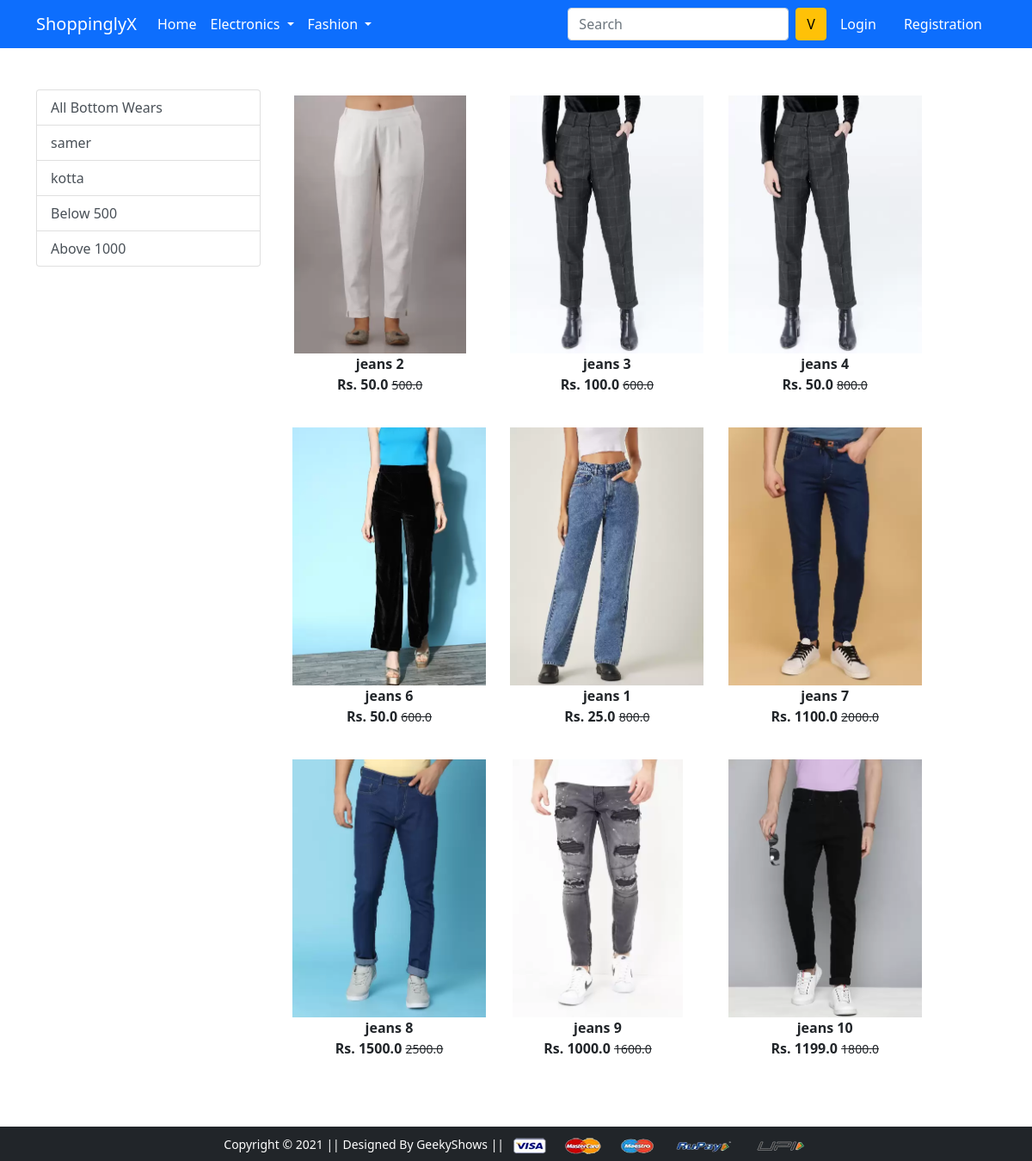
The app's page /bottomwear/ with its own data.
### app/models.py (models this page shows, shortened)
class Product(models.Model):
    title = models.CharField(max_length=100)
    selling_price = models.FloatField()
    discounted_price = models.FloatField()
    description = models.TextField()
    brand = models.CharField(max_length=100)
    category = models.CharField(choices=CATEGORY_CHOICES, max_length=2)
    product_image = models.ImageField(upload_to='product_images')

### app/views.py (the view)
# urls.py: path('bottomwear/', views.bottomwear, name='bottomwear'),
def bottomwear(request, data=None):
    totaliteam = 0
    global bottomwears
    if data is None:
        bottomwears = Product.objects.filter(category='BW')
    elif data == 'kotta' or data == 'samer':
        bottomwears = Product.objects.filter(category='BW').filter(brand=data)
    elif data == 'below':
        bottomwears = Product.objects.filter(category='BW').filter(discounted_price__lt=500)
    elif data == 'above':
        bottomwears = Product.objects.filter(category='BW').filter(discounted_price__gt=1000)
    if request.user.is_authenticated:
        totaliteam = len(Cart.objects.filter(user=request.user))
    return render(request, 'app/bottomwear.html', {'bottomwears': bottomwears,'totaliteam': totaliteam})

### app/templates/app/bottomwear.html (shortened to what this page needs)
{% extends 'app/base.html' %}
{% load static %}
{% block main-content %}
<div class="container my-5">
 <div class="row">
  <div class="col-sm-3">
    <div class="list-group" role="navigation" aria-label="BottomWear Categories">
        <a href="{% url 'bottomwear' %}" class="list-group-item list-group-item-action" aria-current="page">All Bottom Wears</a>
        <a href="{% url 'bottomweardata' 'samer' %}" class="list-group-item list-group-item-action">samer</a>
        <a href="{% url 'bottomweardata' 'kotta' %}" class="list-group-item list-group-item-action">kotta</a>
        <a href="{% url 'bottomweardata' 'below' %}" class="list-group-item list-group-item-action">Below 500</a>
        <a href="{% url 'bottomweardata' 'above' %}" class="list-group-item list-group-item-action">Above 1000</a>
    </div>
  </div>
  <div class="col-sm-8">
    <div class="row" role="list" aria-label="Product List">
        {% for product in bottomwears %}
        <div class="col-sm-4 text-center mb-4" role="listitem">
            <a href="{% url 'product-detail' product.id %}" class="btn">
                <div class="item">
                    <img src="{{product.product_image.url}}" alt="{{product.title}}" height="300" class="">
                    <div class="fw-bold">{{product.title}}</div>
                    <div class="fw-bold">Rs. {{product.discounted_price}}
                    <small class="fw-light text-decoration-line-through">{{product.selling_price}}</small></div>
                </div>
            </a>
        </div>
        {% endfor %}
    </div>
  </div>
 </div>
</div>
{% endblock main-content %}

### records on screen
Product: product_image (picture), title "jeans 2", discounted_price "50.0", selling_price "500.0"
Product: product_image (picture), title "jeans 3", discounted_price "100.0", selling_price "600.0"
Product: product_image (picture), title "jeans 4", discounted_price "50.0", selling_price "800.0"
Product: product_image (picture), title "jeans 6", discounted_price "50.0", selling_price "600.0"
Product: product_image (picture), title "jeans 1", discounted_price "25.0", selling_price "800.0"
Product: product_image (picture), title "jeans 7", discounted_price "1100.0", selling_price "2000.0"
Product: product_image (picture), title "jeans 8", discounted_price "1500.0", selling_price "2500.0"
Product: product_image (picture), title "jeans 9", discounted_price "1000.0", selling_price "1600.0"
Product: product_image (picture), title "jeans 10", discounted_price "1199.0", selling_price "1800.0"
